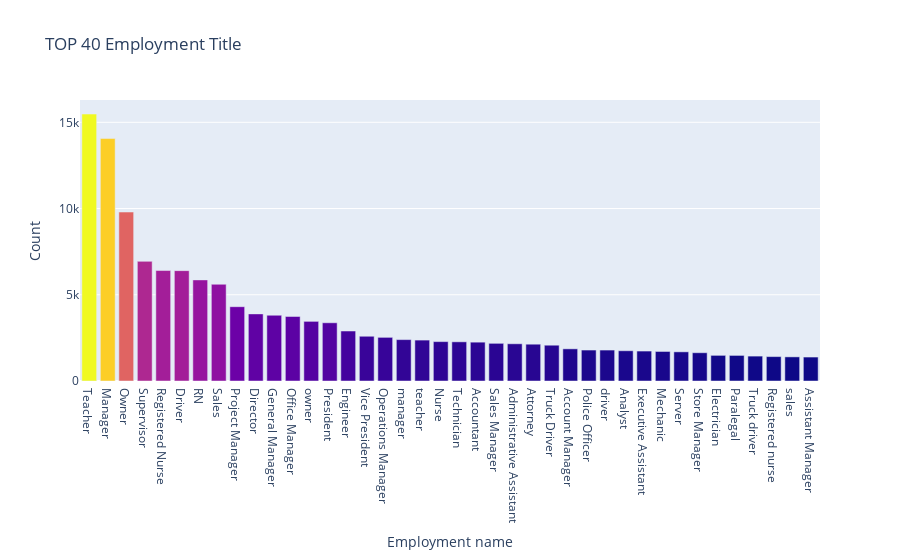

Source (notebook cell):
### Markdown cell above
### Employment count

### Code cell
import plotly.offline as py
py.init_notebook_mode(connected=True)
import plotly.graph_objs as go
import plotly.tools as tls
import warnings
from collections import Counter
trace0 = go.Bar(
    x = df.emp_title.value_counts()[:40].index.values,
    y = df.emp_title.value_counts()[:40].values,
    marker=dict(
        color=df.emp_title.value_counts()[:40].values
    ),
)

data = [trace0]

layout = go.Layout(
    yaxis=dict(
        title='Count'
    ),
    xaxis=dict(
        title='Employment name'
    ),
    title='TOP 40 Employment Title'
)

fig = go.Figure(data=data, layout=layout)

py.iplot(fig, filename='emp-title-bar')

### Figure 1 — Plotly figure (JSON) as saved in the notebook; plotly's stock layout.template omitted (floating-point values rounded to 4 significant figures)
{"data": [{"marker": {"color": [15479, 14059, 9797, 6937, 6406, 6399, 5862, 5608, 4308, 3892, 3813, 3742, 3458, 3376, 2898, 2594, 2531, 2400, 2373, 2284, 2272, 2252, 2184, 2158, 2134, 2075, 1865, 1795, 1794, 1754, 1736, 1712, 1691, 1639, 1487, 1483, 1444, 1415, 1399, 1389]}, "type": "bar", "x": ["Teacher", "Manager", "Owner", "Supervisor", "Registered Nurse", "Driver", "RN", "Sales", "Project Manager", "Director", "General Manager", "Office Manager", "owner", "President", "Engineer", "Vice President", "Operations Manager", "manager", "teacher", "Nurse", "Technician", "Accountant", "Sales Manager", "Administrative Assistant", "Attorney", "Truck Driver", "Account Manager", "Police Officer", "driver", "Analyst", "Executive Assistant", "Mechanic", "Server", "Store Manager", "Electrician", "Paralegal", "Truck driver", "Registered nurse", "sales", "Assistant Manager"], "y": [15479, 14059, 9797, 6937, 6406, 6399, 5862, 5608, 4308, 3892, 3813, 3742, 3458, 3376, 2898, 2594, 2531, 2400, 2373, 2284, 2272, 2252, 2184, 2158, 2134, 2075, 1865, 1795, 1794, 1754, 1736, 1712, 1691, 1639, 1487, 1483, 1444, 1415, 1399, 1389]}], "layout": {"title": {"text": "TOP 40 Employment Title"}, "xaxis": {"title": {"text": "Employment name"}}, "yaxis": {"title": {"text": "Count"}}}}
